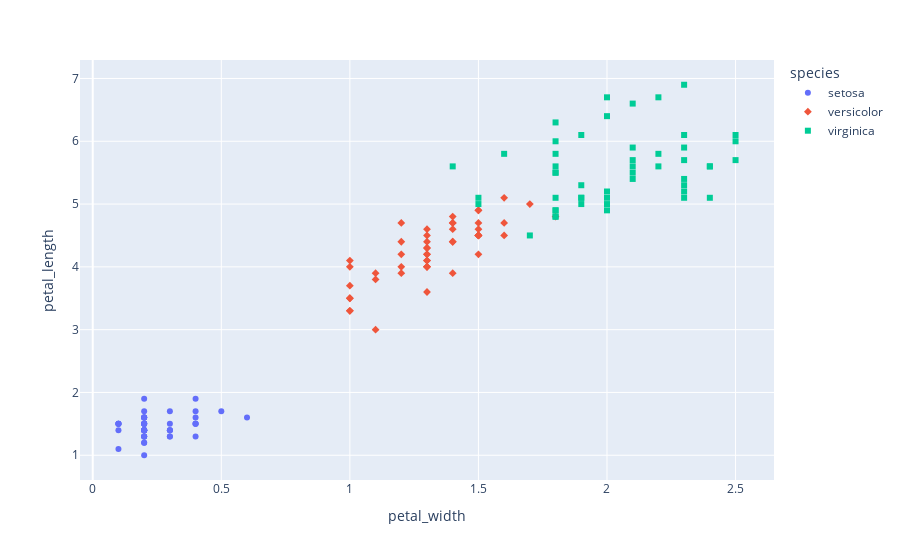

Notebook code cell kept with this figure:
### Markdown cell above
## Plots
### Groups
- Colours, linestyles and plot symbols are typically used to identify or emphasize groups or classes.
- Most plotting libraries have contrasting colour series specially made for categories.
- Scatterplots with group-wise symbols or symbol selection based on a DataFrame column.

### Code cell
# Use plotly express to plot petal widths and lengths of the iris data set (imported from plotly). 
# Colour and symbol by species.
import plotly.express as px
df = px.data.iris()
fig = px.scatter(df, x="petal_width", y="petal_length", color="species", symbol="species")
fig.show()

### Figure 1 — Plotly figure (JSON) as saved in the notebook; plotly's stock layout.template omitted (floating-point values rounded to 4 significant figures)
{"data": [{"hovertemplate": "species=setosa<br>petal_width=%{x}<br>petal_length=%{y}<extra></extra>", "legendgroup": "setosa", "marker": {"color": "#636efa", "symbol": "circle"}, "mode": "markers", "name": "setosa", "orientation": "v", "showlegend": true, "type": "scatter", "x": [0.2, 0.2, 0.2, 0.2, 0.2, 0.4, 0.3, 0.2, 0.2, 0.1, 0.2, 0.2, 0.1, 0.1, 0.2, 0.4, 0.4, 0.3, 0.3, 0.3, 0.2, 0.4, 0.2, 0.5, 0.2, 0.2, 0.4, 0.2, 0.2, 0.2, 0.2, 0.4, 0.1, 0.2, 0.1, 0.2, 0.2, 0.1, 0.2, 0.2, 0.3, 0.3, 0.2, 0.6, 0.4, 0.3, 0.2, 0.2, 0.2, 0.2], "xaxis": "x", "y": [1.4, 1.4, 1.3, 1.5, 1.4, 1.7, 1.4, 1.5, 1.4, 1.5, 1.5, 1.6, 1.4, 1.1, 1.2, 1.5, 1.3, 1.4, 1.7, 1.5, 1.7, 1.5, 1, 1.7, 1.9, 1.6, 1.6, 1.5, 1.4, 1.6, 1.6, 1.5, 1.5, 1.4, 1.5, 1.2, 1.3, 1.5, 1.3, 1.5, 1.3, 1.3, 1.3, 1.6, 1.9, 1.4, 1.6, 1.4, 1.5, 1.4], "yaxis": "y"}, {"hovertemplate": "species=versicolor<br>petal_width=%{x}<br>petal_length=%{y}<extra></extra>", "legendgroup": "versicolor", "marker": {"color": "#EF553B", "symbol": "diamond"}, "mode": "markers", "name": "versicolor", "orientation": "v", "showlegend": true, "type": "scatter", "x": [1.4, 1.5, 1.5, 1.3, 1.5, 1.3, 1.6, 1, 1.3, 1.4, 1, 1.5, 1, 1.4, 1.3, 1.4, 1.5, 1, 1.5, 1.1, 1.8, 1.3, 1.5, 1.2, 1.3, 1.4, 1.4, 1.7, 1.5, 1, 1.1, 1, 1.2, 1.6, 1.5, 1.6, 1.5, 1.3, 1.3, 1.3, 1.2, 1.4, 1.2, 1, 1.3, 1.2, 1.3, 1.3, 1.1, 1.3], "xaxis": "x", "y": [4.7, 4.5, 4.9, 4, 4.6, 4.5, 4.7, 3.3, 4.6, 3.9, 3.5, 4.2, 4, 4.7, 3.6, 4.4, 4.5, 4.1, 4.5, 3.9, 4.8, 4, 4.9, 4.7, 4.3, 4.4, 4.8, 5, 4.5, 3.5, 3.8, 3.7, 3.9, 5.1, 4.5, 4.5, 4.7, 4.4, 4.1, 4, 4.4, 4.6, 4, 3.3, 4.2, 4.2, 4.2, 4.3, 3, 4.1], "yaxis": "y"}, {"hovertemplate": "species=virginica<br>petal_width=%{x}<br>petal_length=%{y}<extra></extra>", "legendgroup": "virginica", "marker": {"color": "#00cc96", "symbol": "square"}, "mode": "markers", "name": "virginica", "orientation": "v", "showlegend": true, "type": "scatter", "x": [2.5, 1.9, 2.1, 1.8, 2.2, 2.1, 1.7, 1.8, 1.8, 2.5, 2, 1.9, 2.1, 2, 2.4, 2.3, 1.8, 2.2, 2.3, 1.5, 2.3, 2, 2, 1.8, 2.1, 1.8, 1.8, 1.8, 2.1, 1.6, 1.9, 2, 2.2, 1.5, 1.4, 2.3, 2.4, 1.8, 1.8, 2.1, 2.4, 2.3, 1.9, 2.3, 2.5, 2.3, 1.9, 2, 2.3, 1.8], "xaxis": "x", "y": [6, 5.1, 5.9, 5.6, 5.8, 6.6, 4.5, 6.3, 5.8, 6.1, 5.1, 5.3, 5.5, 5, 5.1, 5.3, 5.5, 6.7, 6.9, 5, 5.7, 4.9, 6.7, 4.9, 5.7, 6, 4.8, 4.9, 5.6, 5.8, 6.1, 6.4, 5.6, 5.1, 5.6, 6.1, 5.6, 5.5, 4.8, 5.4, 5.6, 5.1, 5.1, 5.9, 5.7, 5.2, 5, 5.2, 5.4, 5.1], "yaxis": "y"}], "layout": {"autosize": true, "legend": {"title": {"text": "species"}, "tracegroupgap": 0}, "margin": {"t": 60}, "xaxis": {"anchor": "y", "autorange": true, "domain": [0, 1], "range": [-0.05725, 2.657], "title": {"text": "petal_width"}, "type": "linear"}, "yaxis": {"anchor": "x", "autorange": true, "domain": [0, 1], "range": [0.5432, 7.357], "title": {"text": "petal_length"}, "type": "linear"}}}
